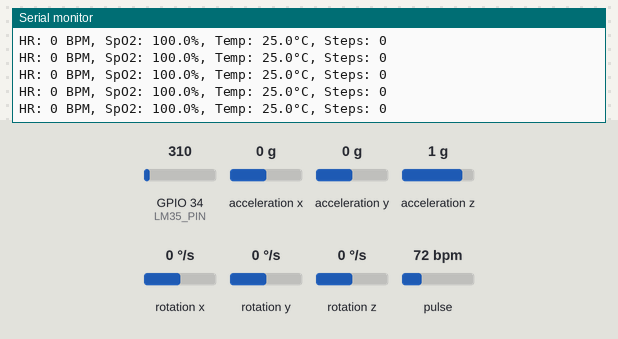
A sketch run on a simulated ESP32. Parts: the last lines printed to the serial monitor. Inputs (shaded band) come from the test bench; at power-on: acceleration z 1 g, GPIO 34 (LM35_PIN) = 310, acceleration x 0 g, acceleration y 0 g, rotation x 0 °/s, rotation y 0 °/s, rotation z 0 °/s, pulse 72 bpm. WiFi joins after 1.5 s; servers stay silent unless stated.

Above: at 6.5 s.
6.6 s: acceleration z set to -1.4 g
At 6.65 s:
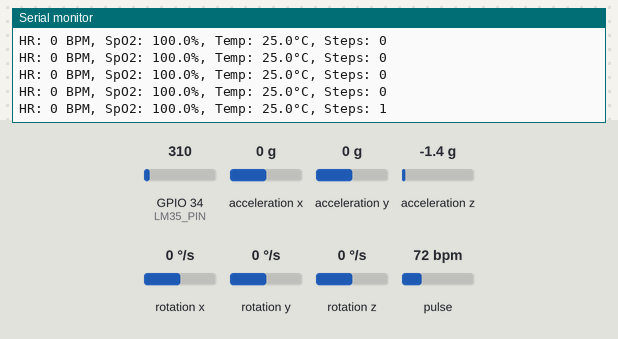
8.1 s: GPIO 34 (LM35_PIN) set to 372
At 8.13 s:
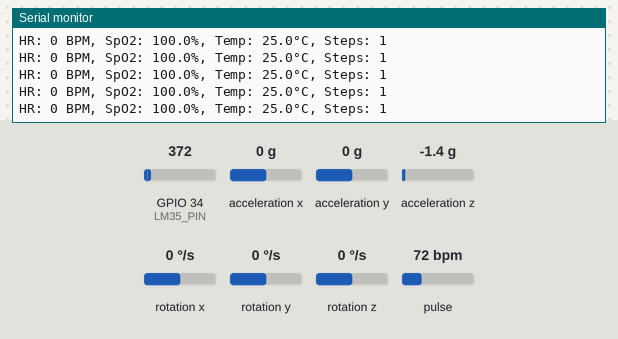
9.6 s: GPIO 34 (LM35_PIN) set to 434
At 10.8 s:
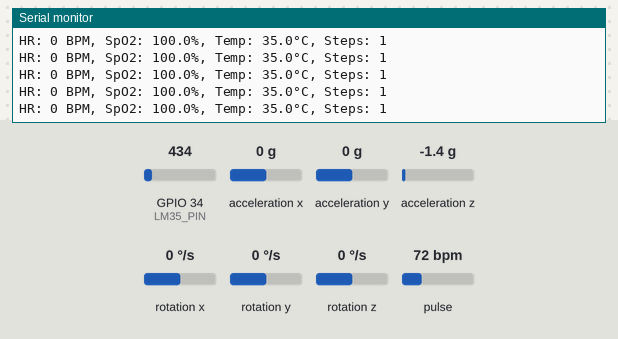
Timing chart, 0 to 12.6 s (numbered marks = the images above; inputs shaded):
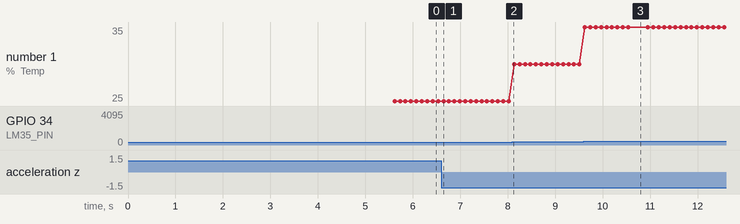

The sketch:

IoT_Healthcare_Project.ino
```cpp
#include <Wire.h>
#include "MAX30105.h"
#include "MPU6050.h"
#include <WiFi.h>
#include <HTTPClient.h>
#include "ThingSpeak.h"

// Sensor Objects
MAX30105 particleSensor;
MPU6050 mpu;
int16_t ax, ay, az;

// WiFi and ThingSpeak Config
const char* ssid = "Fast Faculty";
const char* password = "Faculty@Fast987";
unsigned long channelID = 2770301;
const char* writeAPIKey = "YQ08MFVTT1AC331C";

// Sensor Pins
const int LM35_PIN = 34;

// Heart Rate Variables
const byte RATE_SIZE = 10;
const unsigned long MIN_BEAT_INTERVAL = 600;
const unsigned long MAX_BEAT_INTERVAL = 1200;
const int MIN_IR_THRESHOLD = 50000;
const float SIGNAL_QUALITY_THRESHOLD = 0.8;
byte rates[RATE_SIZE];
byte rateSpot = 0;
byte bpm;
int beatAvg;
float oxygenSaturation;
float temperature;

// MPU6050 Variables
const int CALIBRATION_SAMPLES = 1000;
int16_t ax_offset, ay_offset, az_offset;
float ax_scale, ay_scale, az_scale;

// Step Counter Variables
float threshold = 0.8;
int stepCount = 0;
bool isPeak = false;
unsigned long lastStepTime = 0;

WiFiClient client;

void setup() {
    Serial.begin(115200);
    Wire.begin();
    initializeSensors();
    connectWiFi();
}

void initializeSensors() {
    if (!particleSensor.begin(Wire, I2C_SPEED_FAST)) {
        Serial.println("MAX30102 not found!");
        while(1);
    }

    particleSensor.setup(0x3F, 4, 2, 400, 411, 2048);
    particleSensor.setPulseAmplitudeRed(0x3F);
    particleSensor.setPulseAmplitudeIR(0x3F);
    particleSensor.setPulseAmplitudeGreen(0);
    particleSensor.enableFIFORollover();

    initializeMPU();
}

void initializeMPU() {
    mpu.initialize();
    mpu.setFullScaleAccelRange(0); // 0 = ±2g range
    calibrateMPU();
}

void calibrateMPU() {
    long ax_sum = 0, ay_sum = 0, az_sum = 0;

    for(int i = 0; i < CALIBRATION_SAMPLES; i++) {
        mpu.getAcceleration(&ax, &ay, &az);
        ax_sum += ax;
        ay_sum += ay;
        az_sum += az;
        delay(2);
    }

    ax_offset = ax_sum / CALIBRATION_SAMPLES;
    ay_offset = ay_sum / CALIBRATION_SAMPLES;
    az_offset = az_sum / CALIBRATION_SAMPLES;

    az_scale = 16384.0 / (az_sum / CALIBRATION_SAMPLES);
}

void connectWiFi() {
    WiFi.begin(ssid, password);
    int attempts = 0;
    while (WiFi.status() != WL_CONNECTED && attempts < 20) {
        delay(500);
        Serial.print(".");
        attempts++;
    }
    if (WiFi.status() == WL_CONNECTED) {
        Serial.println("\nWiFi Connected");
        ThingSpeak.begin(client);
    } else {
        Serial.println("\nWiFi Connection Failed");
    }
}

float checkSignalQuality(long irValue, long redValue) {
    static const int WINDOW_SIZE = 10;
    static long ir_values[WINDOW_SIZE];
    static int index = 0;

    ir_values[index] = irValue;
    index = (index + 1) % WINDOW_SIZE;

    long max_val = 0, min_val = LONG_MAX;
    for(int i = 0; i < WINDOW_SIZE; i++) {
        max_val = max(max_val, ir_values[i]);
        min_val = min(min_val, ir_values[i]);
    }

    return (float)(max_val - min_val) / max_val;
}

void updateHeartRate(long irValue, long redValue) {
    static unsigned long lastBeat = 0;
    static int validBeatsCount = 0;

    if (irValue < MIN_IR_THRESHOLD || checkSignalQuality(irValue, redValue) < SIGNAL_QUALITY_THRESHOLD) {
        beatAvg = 0;
    }

    unsigned long currentTime = millis();
    unsigned long beatInterval = currentTime - lastBeat;

    if (beatInterval > MIN_BEAT_INTERVAL && beatInterval < MAX_BEAT_INTERVAL) {
      bpm = 60000 / beatInterval;
    }
    rates[rateSpot++] = bpm;
    rateSpot %= RATE_SIZE;

    if (++validBeatsCount >= RATE_SIZE) {
        long sum = 0;
        for (byte x = 0; x < RATE_SIZE; x++) {
            sum += rates[x];
        }
        beatAvg = sum / RATE_SIZE;
    }

    lastBeat = currentTime;

}

void detectSteps() {
    mpu.getAcceleration(&ax, &ay, &az);

    float accelX = (ax - ax_offset) * ax_scale / 16384.0;
    float accelY = (ay - ay_offset) * ay_scale / 16384.0;
    float accelZ = (az - az_offset) * az_scale / 16384.0;

    float vectorMagnitude = sqrt(pow(accelX, 2) + pow(accelY, 2) + pow(accelZ, 2));

    if (vectorMagnitude > threshold && !isPeak && millis() - lastStepTime > 250) {
        stepCount++;
        lastStepTime = millis();
        isPeak = true;
    }

    if (vectorMagnitude < threshold) {
        isPeak = false;
    }
}

float calculateSpO2(long irValue) {
    if (irValue < MIN_IR_THRESHOLD) return 0;
    return constrain(map(irValue, 50000, 100000, 95, 100), 90, 100);
}

float getTemperature() {
    int rawValue = analogRead(LM35_PIN);
    float voltage = rawValue * (3.3 / 4095.0);
    return voltage * 100.0;
}

void uploadToThingSpeak() {
    if (WiFi.status() != WL_CONNECTED) {
        Serial.println("WiFi disconnected. Attempting reconnection...");
        connectWiFi();
        return;
    }

    ThingSpeak.setField(1, beatAvg);
    ThingSpeak.setField(2, oxygenSaturation);
    ThingSpeak.setField(3, temperature);
    ThingSpeak.setField(4, stepCount);

    int result = ThingSpeak.writeFields(channelID, writeAPIKey);
    if (result != 200) {
        Serial.println("ThingSpeak upload failed");
    }
}

void loop() {
    static unsigned long lastUploadTime = 0;
    long irValue = particleSensor.getIR();
    long redValue = particleSensor.getRed();

    if (irValue > MIN_IR_THRESHOLD) {
        updateHeartRate(irValue, redValue);
    } else {
        beatAvg = 0;
    }

    temperature = getTemperature();
    oxygenSaturation = calculateSpO2(irValue);
    detectSteps();

    if (millis() - lastUploadTime > 5000) {
        uploadToThingSpeak();
        lastUploadTime = millis();
    }

    Serial.printf("HR: %d BPM, SpO2: %.1f%%, Temp: %.1f°C, Steps: %d\n",
        beatAvg, oxygenSaturation, temperature, stepCount);

    delay(100);
}
```

Measured:
- after the input at 6.6 s, the serial monitor: prints a new line after 0.05 s (image 1)
- after the input at 9.6 s, the serial monitor: prints a new line at once (image 3)
- plotted number 1: 25 → 30 after the input at 8.1 s, 30 → 35 after the input at 9.6 s
